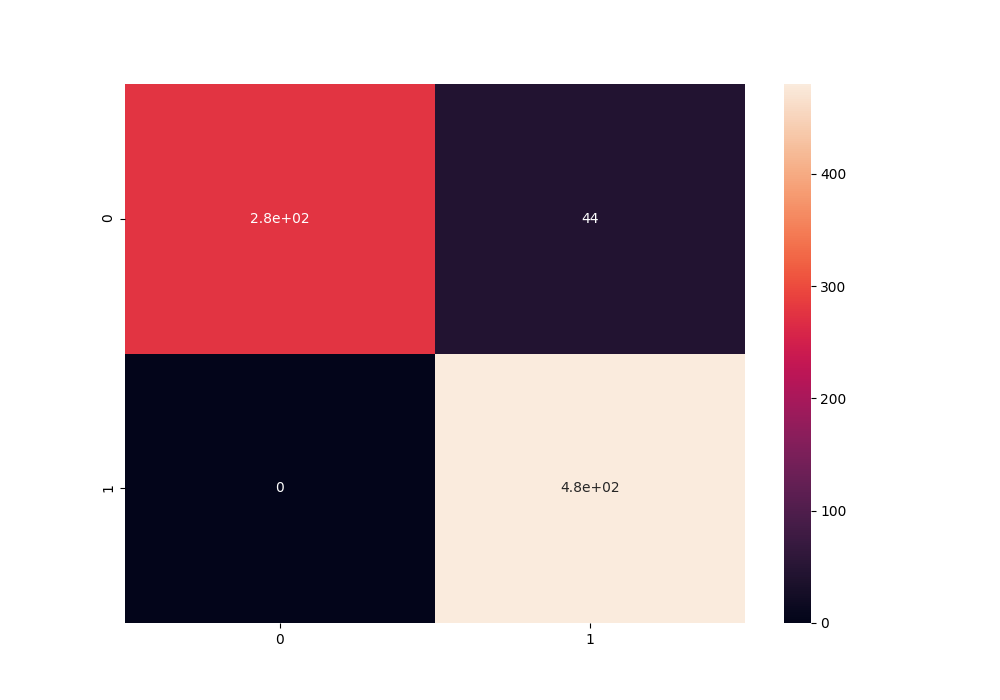

Source code (Python):
import numpy as np
import pandas as pd
import pickle
import torch
import torch.nn as nn
import matplotlib.pyplot as plt
import seaborn as sns
from sklearn.metrics import confusion_matrix,accuracy_score
from ACRNN import ACRNN

def deap_preprocess(data_file,emotion):
    dataset_extention = ".mat_win_384_dataset.pkl"
    label_extention = ".mat_win_384_label.pkl"
    arousal_or_valence = emotion
    dataset_dir = "../DEAP_pickle_"+arousal_or_valence+"/"
    with open(dataset_dir+data_file+dataset_extention, "rb") as fp:
        datasets = pickle.load(fp)
    with open(dataset_dir+data_file+label_extention,"rb") as fp:
        labels = pickle.load(fp)
        labels = np.transpose(labels)
    # print(labels)
    # print(datasets.shape)
    # labels = np.asarray(pd.get_dummies(labels),dtype=np.int8)
    # print(labels.shape)
    datasets = datasets.reshape(-1,384,32,1).astype('float32')
    labels = labels.astype('int64')
    # print(type(labels))
    return datasets, labels

def print_confusion_matrix(y_true,y_pred):
    labels = sorted(list(set(y_true)))
    cmx_data = confusion_matrix(y_true, y_pred, labels=labels)
    
    df_cmx = pd.DataFrame(cmx_data, index=labels, columns=labels)

    plt.figure(figsize = (10,7))
    sns.heatmap(df_cmx, annot=True)
    plt.savefig("confusion_matrix.png")
    plt.show()


datasets, labels = deap_preprocess("s01","arousal")
datasets = torch.from_numpy(datasets).clone()
datasets = datasets.permute(0,3,1,2)

n_channel=32
model = ACRNN(n_channel)
PATH='./param/model.pth'
model.load_state_dict(torch.load(PATH))
output = model(datasets)
output = output.to('cpu').detach().numpy().copy()
pred_test = np.argmax(output,axis=1)
print_confusion_matrix(labels,pred_test)
print(accuracy_score(labels,pred_test))